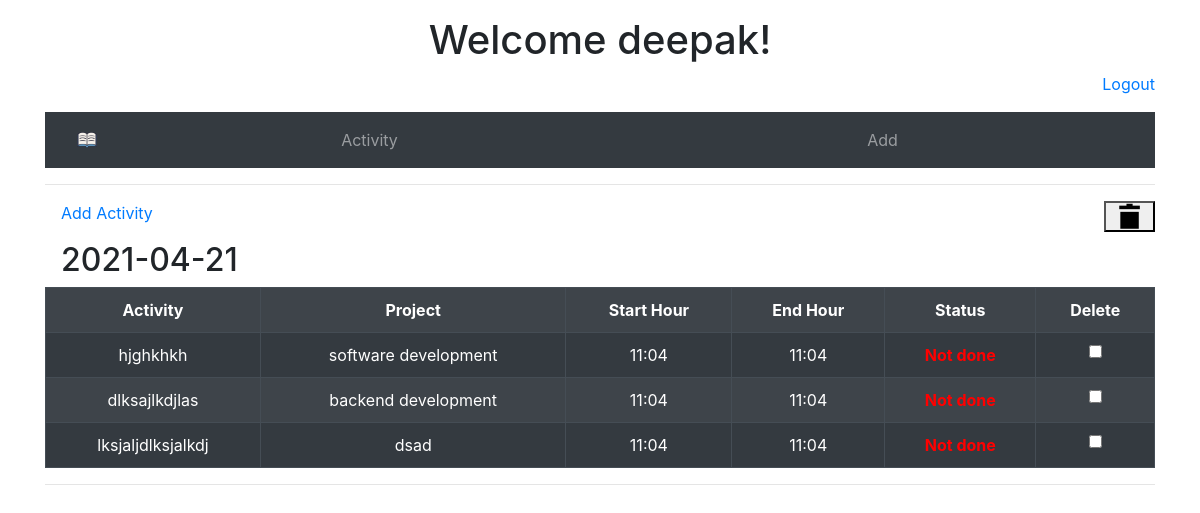
The page /activities/ (signed in) on the database its author committed.
### users/models.py (models this page shows, shortened)
class User(AbstractBaseUser):
    email               = models.EmailField(max_length=80, unique=True)
    username            = models.CharField(max_length=30, unique=True)
    data_joined         = models.DateTimeField(verbose_name="data joined", auto_now_add=True)
    last_login          = models.DateTimeField(verbose_name="last login", auto_now=True)
    is_active           = models.BooleanField(default=True)
    is_staff            = models.BooleanField(default=False)
    is_admin            = models.BooleanField(default=False)
    is_superuser        = models.BooleanField(default=False)
    USERNAME_FIELD = 'email'
    REQUIRED_FIELDS = ['username']
    objects = UserManager()

### activities/models.py (models this page shows, shortened)
class Activity(models.Model):
    activity    = models.CharField(max_length=50)
    project     = models.CharField(max_length=50,choices=PROJECT_CHOICES, default='software development')
    to_do_date  = models.DateTimeField()
    end_date    = models.DateTimeField()
    is_done     = models.BooleanField(default= False, blank=True)
    user        = models.ForeignKey(settings.AUTH_USER_MODEL, on_delete=models.CASCADE)

### activities/views.py (the view)
# urls.py: path('', ActivityListView.as_view(), name='activity'),
class ActivityListView(LoginRequiredMixin, ListView):
    login_url = '/login/'
    model = Activity
    template_name = 'activity.html'
    context_object_name = 'activities'
    ordering = ['-to_do_date']
    def get_queryset(self):
        return super().get_queryset().filter(user=self.request.user)
    def get_context_data(self, **kwargs):
        context = super().get_context_data(**kwargs)
        grouped_activities = []
        current_date = None
        current_activities = []
        for activity in context['activities']:
            if activity.to_do_date.date() != current_date:
                if current_date is not None:
                    grouped_activities.append((current_date, current_activities))
                    current_activities = []
                current_date = activity.to_do_date.date()
            current_activities.append(activity)
            pass
        grouped_activities.append((current_date, current_activities))
        context['grouped_activities'] = grouped_activities
        return context

### activities/templates/activity.html (shortened to what this page needs)
{% extends 'base.html' %}
{% block content %}
    <form method="post" action="{% url "activity-delete-many" %}">
        <div class="mb-3 ml-3">
            <a href="{% url 'activity-add' %}">Add Activity</a>
            <div class="float-right">
                <a href="{% url 'activity-delete-many' %}">
                    <button type="submit" style="position: right;">
                        <i class="icon-trash"></i>
                    </button>
                </a>
            </div>
        </div>
        {% for activity_date, activities in grouped_activities %}
        <h2 class="mb-2 ml-3">{{ activity_date|date:'Y-m-d'}}</h2>
        <table class="table table-bordered table-hover table-dark table-striped">
            <tr>
                <th>Activity</th>
                <th>Project</th>
                <th>Start Hour</th>
                <th>End Hour</th>
                <th>Status</th>
                <th>Delete</th>
            </tr>
            {% for activity in activities %}
                {% if activity.is_done %}
                    <tr id='activity-{{ activity.id }}' class="strikeout" >
                {% else %}
                    <tr id='activity-{{ activity.id }}'>
                {% endif %}
                    <td  onclick="window.location='{% url "activity-detail" activity.id %}';">
                        {{activity.activity}}
                    </td>
                    <td onclick="window.location='{% url "activity-detail" activity.id %}';">
                        {{activity.project}}
                    </td>
                    <td  onclick="window.location='{% url "activity-detail" activity.id %}';">
                        {{activity.to_do_date|date:'H:m'}}
                    </td>
                     <td  onclick="window.location='{% url "activity-detail" activity.id %}';">
                        {{activity.end_date|date:'H:m'}}
                    </td>
                    {% if activity.is_done %}
                        <td class="completed_activities"  onclick="window.location='{% url "activity-change" activity.id %}';">
                               <b>Done</b>
                        </td>
                    {% else %}
                        <td class="uncompleted_activities"  onclick="window.location='{% url "activity-change" activity.id %}';">
                           <b>Not done</b>
                        </td>
                    {% endif %}
                    <td>
                        <input type="checkbox" name="id" value="{{ activity.id }}">
                    </td>
                    </tr>
            {% endfor %}
        </table>
    <hr>
    {% endfor %}
    </form>
{% endblock %}

### users/templates/base.html (shortened to what this page needs)
{% load static %}
{% load bootstrap4 %}
{% bootstrap_css %}
<!DOCTYPE html>
<html lang="en">
  <head>
    <link rel="stylesheet" href="{% static 'users/style.css' %}">
    <link rel="stylesheet" href="{% static 'css/fontello.css' %}">
  </head>
  <body>
    <div class="container">
      <div class="mt-3">
        <header>
          {% if not user.is_authenticated %}
            <h1 id="login-try">TIME TAKEN DEMO FOR COMPANY !</h1>
          {% else %}
            <h1 id="login-try">Welcome {{ user.username }}!</h1>
          {% endif %}
          {% if user.is_authenticated %}
          <p class="login_menu">
            <a href="{% url 'logout' %}">Logout</a>
          </p>
          {% else %}
          <p class="login_menu">
            <a href="{% url 'login' %}">Login</a> / <a href="{% url 'signup' %}">Signup</a>
          </p>
          {% endif %}
          <nav class="navbar navbar-dark nav-justified bg-dark">
            <a class="navbar-brand ml-3" href="{% url 'home' %}">
              <img src="{% static 'icon1.png' %}" alt="Rysuneczek" width=20px height=20px>
            </a>
            <ul class="navbar-nav">
              <li class="nav-item">
                <a class="nav-link" href="{% url 'activity' %}">Activity</a>
              </li>
              <li class="nav-item">
                <a class="nav-link" href="{% url 'activity-add' %}">Add</a>
              </li>
            </ul>
          </nav>
          <hr>
        </header>
        <main>
          {% block content %}
          {% endblock %}
        </main>
      </div>
    </div>
  </body>
</html>

### users/static/users/style.css (style rules this page uses)
body { margin: 0; }
#login-try { text-align: center; }
.login_menu { text-align: right; }
td { cursor: pointer; }
.navbar-nav { display: contents; }
tr { text-align: center; }
.uncompleted_activities { color: red; }
table { border-collapse: collapse; empty-cells: show; }
td { position: relative; }
th { text-align: center; }

### rows shown on the page
User: username "deepak"
Activity: activity_date "2021-04-21", activity "hjghkhkh", project "software development", to_do_date "11:04", end_date "11:04", is_done "Not done"
Activity: activity "dlksajlkdjlas", project "backend development", to_do_date "11:04", end_date "11:04"
Activity: activity "lksjaljdlksjalkdj", project "dsad", to_do_date "11:04", end_date "11:04", is_done "Not done"
